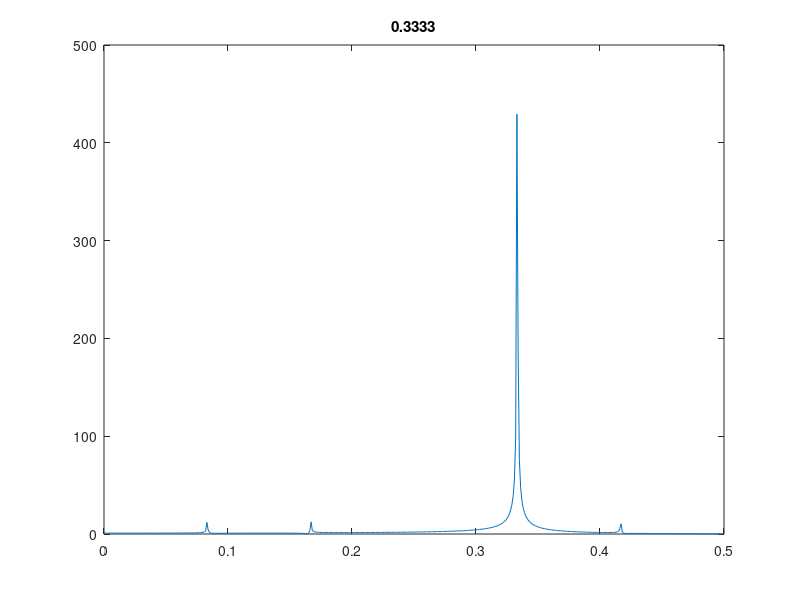

MATLAB code for this plot:
% To calculate the spectrum of the nonuniformly sampled signal
N=1000; % Number of samples
freq=0.3333; % Frequency 0.3, 0.7, 1.3, 2.7, 3.3, 3.7, etc.
rm1=[0 0.05 0.05 0.05]; % Nonuniform sampling ratio two
am1=[];
% Nonuniform sampling ratio for 1000 samples
for n=1:250,
    am1=[am1,rm1];
end
%am1=[am1]; % Pad zero to the 999th and 1000-th sampling

rm2=[0 0.05 0.05]; % Nonuniform sampling ratio
am2=[];
% Nonuniform sampling ratio for 1000 samples
for n=1:333,
    am2=[am2,rm2];
end
am2=[am2,0]; % Pad zero to the 1000-th sampling

for n=1:N,
    xn1(n)=cos(2*pi*freq*(n-1+am1(n))); % Nonuniform sampling
end
XN1=abs(fft(xn1)); % Magnitude spectrum
XN1=XN1(1:N/2);
%figure (1);
%plot(0:0.001:(N/2-1)/N, XN1)
%title(freq)

for n=1:N,
    xn2(n)=cos(2*pi*freq*(n-1+am2(n))); % Nonuniform sampling
end
XN2=abs(fft(xn2)); % Magnitude spectrum
XN2=XN2(1:N/2);
%figure(2);
%plot(0:0.001:(N/2-1)/N, XN2) % Plot of spectrum  
%title(freq)


a=numel(findpeaks(XN2));
%b=numel(findpeaks(XN2));
if(a==3)
   plot(0:0.001:(N/2-1)/N, XN2)
    title(freq)
else
    plot(0:0.001:(N/2-1)/N, XN1)
    title(freq)
end
    

